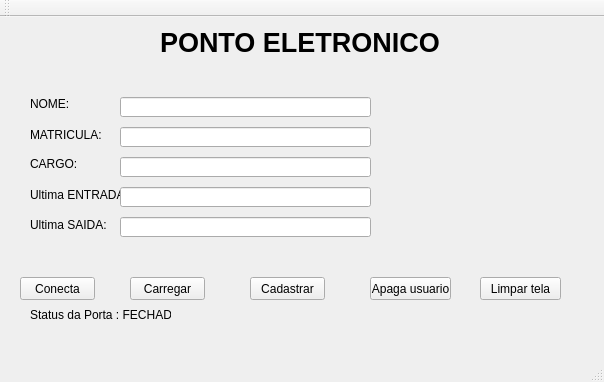
<?xml version="1.0" encoding="UTF-8"?>
<ui version="4.0">
 <class>MainWindow</class>
 <widget class="QMainWindow" name="MainWindow">
  <property name="geometry">
   <rect>
    <x>0</x>
    <y>0</y>
    <width>604</width>
    <height>382</height>
   </rect>
  </property>
  <property name="windowTitle">
   <string>MainWindow</string>
  </property>
  <widget class="QWidget" name="centralWidget">
   <widget class="QPushButton" name="BOTAO_CONN">
    <property name="geometry">
     <rect>
      <x>20</x>
      <y>260</y>
      <width>75</width>
      <height>23</height>
     </rect>
    </property>
    <property name="text">
     <string>Conecta</string>
    </property>
   </widget>
   <widget class="QPushButton" name="BOTAO_ENVIA">
    <property name="geometry">
     <rect>
      <x>250</x>
      <y>260</y>
      <width>75</width>
      <height>23</height>
     </rect>
    </property>
    <property name="text">
     <string>Cadastrar</string>
    </property>
   </widget>
   <widget class="QLineEdit" name="LE_NOME">
    <property name="geometry">
     <rect>
      <x>120</x>
      <y>80</y>
      <width>251</width>
      <height>20</height>
     </rect>
    </property>
    <property name="text">
     <string/>
    </property>
    <property name="readOnly">
     <bool>true</bool>
    </property>
   </widget>
   <widget class="QLabel" name="label_STSPORTA">
    <property name="geometry">
     <rect>
      <x>30</x>
      <y>290</y>
      <width>141</width>
      <height>16</height>
     </rect>
    </property>
    <property name="text">
     <string>Status da Porta : FECHADA</string>
    </property>
   </widget>
   <widget class="QLabel" name="label_NOME">
    <property name="geometry">
     <rect>
      <x>30</x>
      <y>80</y>
      <width>47</width>
      <height>13</height>
     </rect>
    </property>
    <property name="text">
     <string>NOME:</string>
    </property>
   </widget>
   <widget class="QLabel" name="TITULO_JANELA">
    <property name="geometry">
     <rect>
      <x>160</x>
      <y>0</y>
      <width>301</width>
      <height>51</height>
     </rect>
    </property>
    <property name="font">
     <font>
      <pointsize>20</pointsize>
      <weight>75</weight>
      <bold>true</bold>
     </font>
    </property>
    <property name="text">
     <string>PONTO ELETRONICO</string>
    </property>
   </widget>
   <widget class="QLabel" name="label_MATRICULA">
    <property name="geometry">
     <rect>
      <x>30</x>
      <y>110</y>
      <width>81</width>
      <height>16</height>
     </rect>
    </property>
    <property name="text">
     <string>MATRICULA:</string>
    </property>
   </widget>
   <widget class="QLabel" name="label_CARGO">
    <property name="geometry">
     <rect>
      <x>30</x>
      <y>140</y>
      <width>47</width>
      <height>13</height>
     </rect>
    </property>
    <property name="text">
     <string>CARGO:</string>
    </property>
   </widget>
   <widget class="QLabel" name="label_ENTRADA">
    <property name="geometry">
     <rect>
      <x>30</x>
      <y>170</y>
      <width>91</width>
      <height>16</height>
     </rect>
    </property>
    <property name="text">
     <string>Ultima ENTRADA:</string>
    </property>
   </widget>
   <widget class="QLabel" name="label_SAIDA">
    <property name="geometry">
     <rect>
      <x>30</x>
      <y>200</y>
      <width>81</width>
      <height>16</height>
     </rect>
    </property>
    <property name="text">
     <string>Ultima SAIDA:</string>
    </property>
   </widget>
   <widget class="QLineEdit" name="LE_MATRICULA">
    <property name="geometry">
     <rect>
      <x>120</x>
      <y>110</y>
      <width>251</width>
      <height>20</height>
     </rect>
    </property>
    <property name="text">
     <string/>
    </property>
    <property name="readOnly">
     <bool>true</bool>
    </property>
   </widget>
   <widget class="QLineEdit" name="LE_CARGO">
    <property name="geometry">
     <rect>
      <x>120</x>
      <y>140</y>
      <width>251</width>
      <height>20</height>
     </rect>
    </property>
    <property name="text">
     <string/>
    </property>
    <property name="readOnly">
     <bool>true</bool>
    </property>
   </widget>
   <widget class="QLineEdit" name="LE_ENTRADA">
    <property name="geometry">
     <rect>
      <x>120</x>
      <y>170</y>
      <width>251</width>
      <height>20</height>
     </rect>
    </property>
    <property name="readOnly">
     <bool>true</bool>
    </property>
   </widget>
   <widget class="QLineEdit" name="LE_SAIDA">
    <property name="geometry">
     <rect>
      <x>120</x>
      <y>200</y>
      <width>251</width>
      <height>20</height>
     </rect>
    </property>
    <property name="readOnly">
     <bool>true</bool>
    </property>
   </widget>
   <widget class="QPushButton" name="BOTAO_LERDADOS">
    <property name="geometry">
     <rect>
      <x>130</x>
      <y>260</y>
      <width>75</width>
      <height>23</height>
     </rect>
    </property>
    <property name="text">
     <string>Carregar</string>
    </property>
   </widget>
   <widget class="QPushButton" name="BOTAO_APAGA">
    <property name="geometry">
     <rect>
      <x>370</x>
      <y>260</y>
      <width>81</width>
      <height>23</height>
     </rect>
    </property>
    <property name="text">
     <string>Apaga usuario</string>
    </property>
   </widget>
   <widget class="QPushButton" name="BOTAO_LIMPA">
    <property name="geometry">
     <rect>
      <x>480</x>
      <y>260</y>
      <width>81</width>
      <height>23</height>
     </rect>
    </property>
    <property name="text">
     <string>Limpar tela</string>
    </property>
   </widget>
  </widget>
  <widget class="QMenuBar" name="menuBar">
   <property name="geometry">
    <rect>
     <x>0</x>
     <y>0</y>
     <width>604</width>
     <height>21</height>
    </rect>
   </property>
  </widget>
  <widget class="QToolBar" name="mainToolBar">
   <attribute name="toolBarArea">
    <enum>TopToolBarArea</enum>
   </attribute>
   <attribute name="toolBarBreak">
    <bool>false</bool>
   </attribute>
  </widget>
  <widget class="QStatusBar" name="statusBar"/>
 </widget>
 <layoutdefault spacing="6" margin="11"/>
 <resources/>
 <connections/>
</ui>
